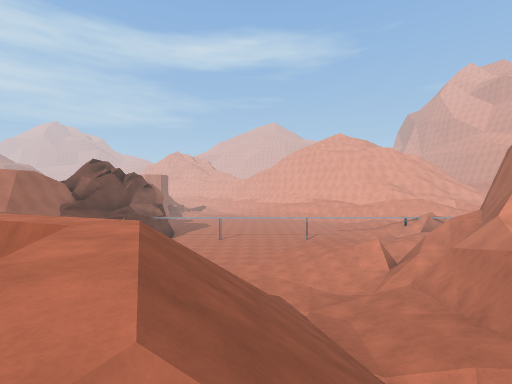
view 1 (above)

18 first-person views from a walk through a Unity game level. The camera is 1.5 m above the floor, looks level and sees 85° across. The floor is counted in squares, 2 m on a side. Each view is taken from the middle of a square. On the plan, view 1 faces up. The plan holds only what a view shows up to about 10 squares ahead; the rest is blank. The place goes on beyond the plan. The player is left out.

view 2
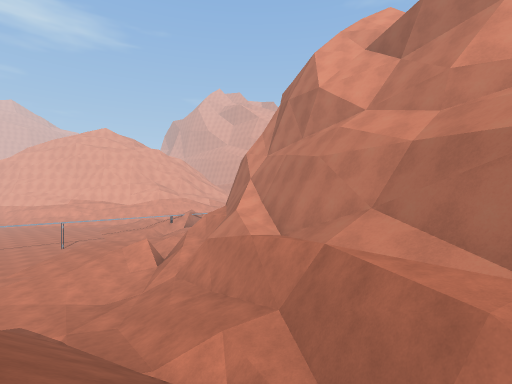

view 3
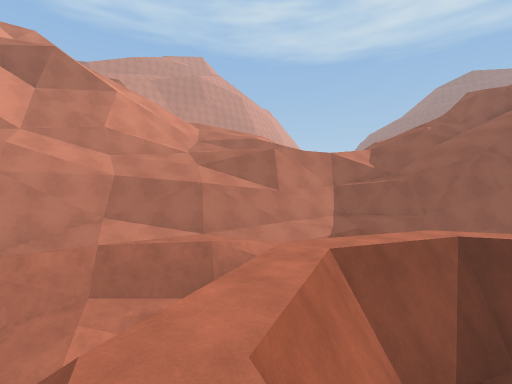

view 4
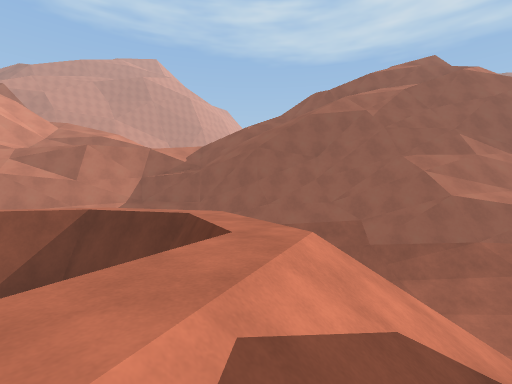

view 5
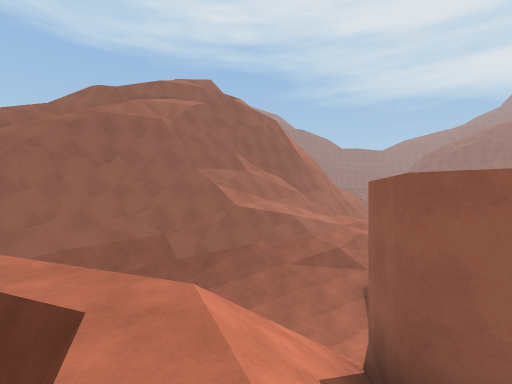

view 6
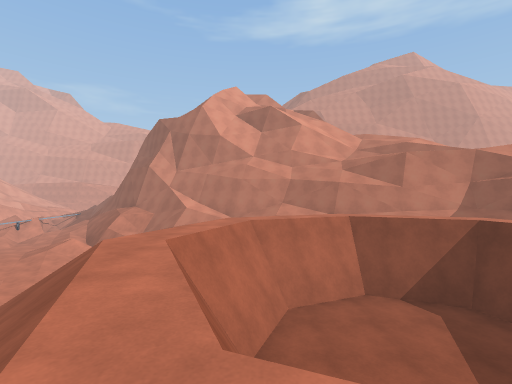

view 7
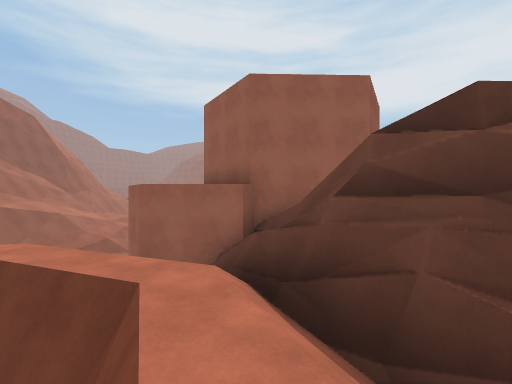

view 8
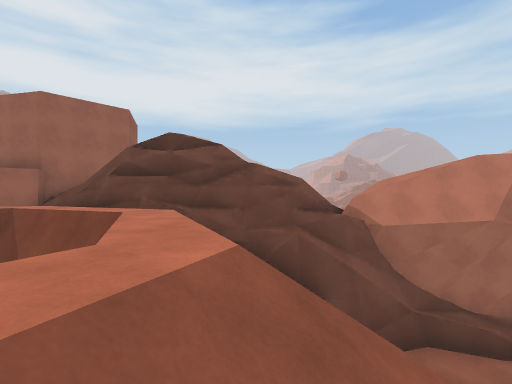

view 9
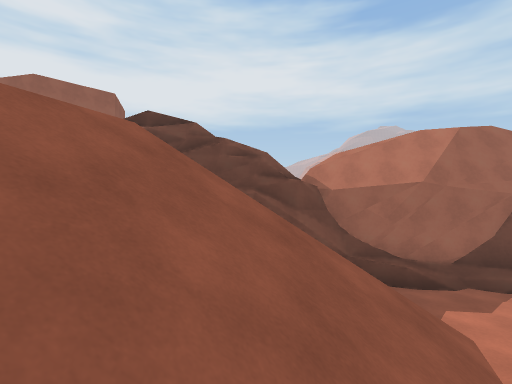

view 10
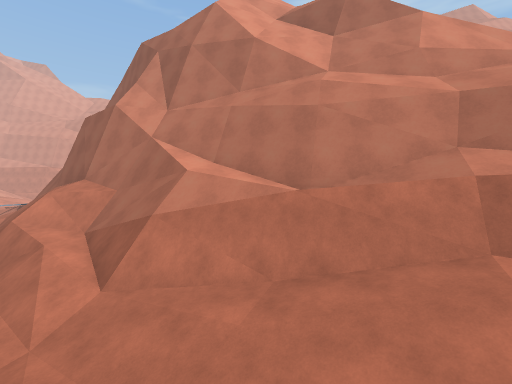

view 11
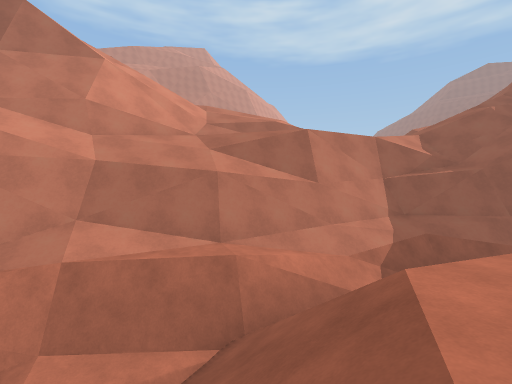

view 12
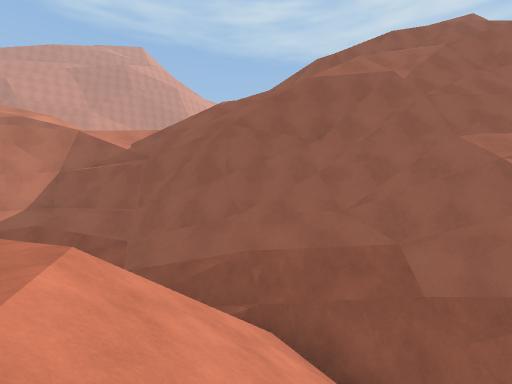

view 13
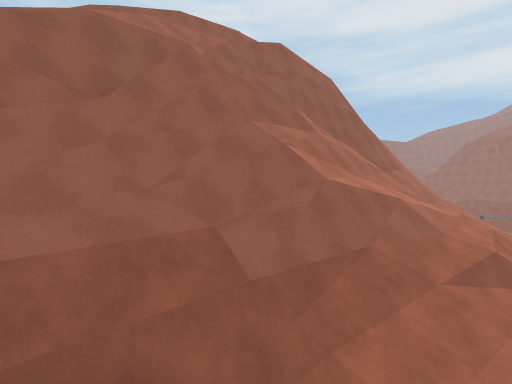

view 14
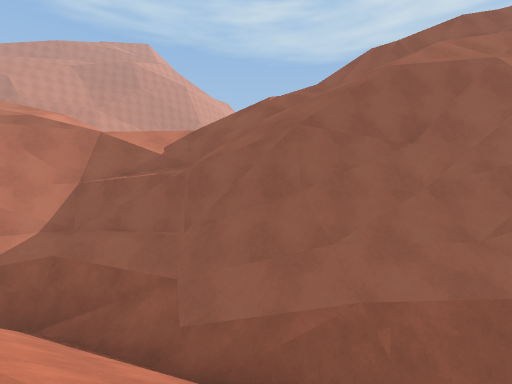

view 15
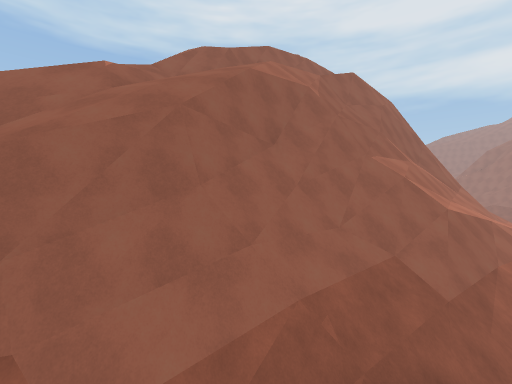

view 16
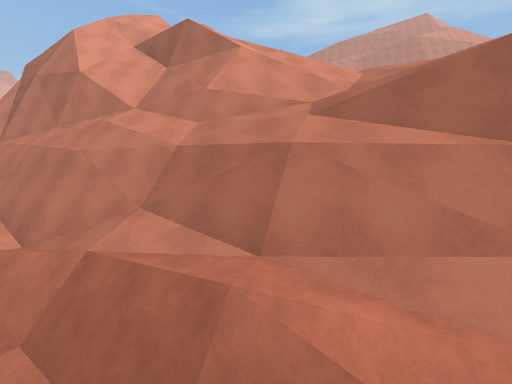

view 17
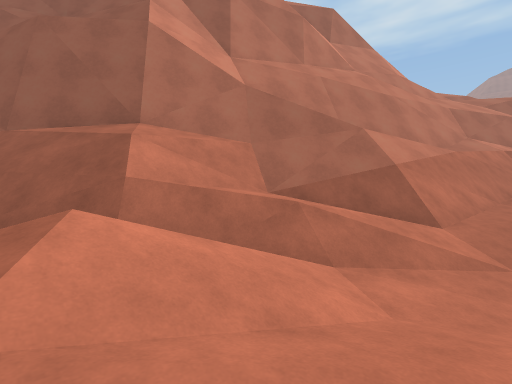

view 18
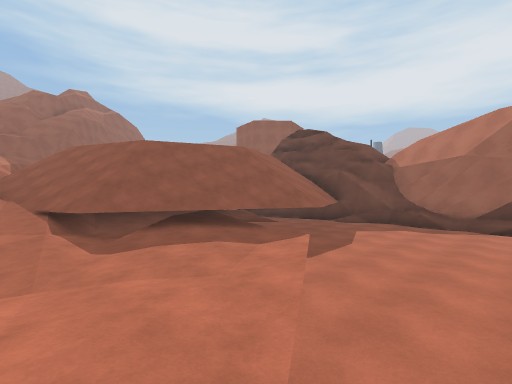

### Floor plan
Key: @ floor where view 1 was taken; # wall or solid block; . main floor; : floor 0.75 m higher than the main floor; - floor 0.75 m lower than the main floor; + floor 4 m higher than the main floor; * floor 4.75 m higher than the main floor; % floor 8.75 m higher than the main floor; / step, stairs or slope; = window, fence, low wall or low ledge; ^ raised ledge; v drop or lower ground.
Columns run from 10 left of view 1 to 12 right of it. Each row starts with its distance up from view 1.
 12  #vvvvvvvvv..::/ ==/#
 11  #vvvvvvvvvv.:/=####^ v
 10 ##vvvvvvvv..../==##^ vv
  9 ##vvvvvv......//==# v
  8 ##vvvvvv....-///##=vv
  7 ##vv/////..../==###vv
  6 ##  ////////./=+###=v
  5 ##  //////////#=#=#==
  4 ## /*v/*//////#####=/
  3 ##//vvvv/////=##=##v/
  2 ##*v vvvv*///==#=#v/
  1 #//v vvvv///==#/##v =
  0 #/*v vvvv*@/=##//#///
 -1 #//v  vvv/ =v#//////
 -2 #//*vvvv*/ //=/%///
 -3 #////**////=#v%%///
 -4 #/  // ///==#/ =//
 -5 .   // ////#v  //
 -6 ../ /=/###/=/
 -7 ///////##////
 -8 /////##v/////
 -9 //#####v////
-10 //==##v/ //
-11 //##^v//#==
-12 /=#^vv/##/
-13 //#vv #=
-14 ##vv ##
-15     =#
-16     =

Where each view was taken, in squares from view 1:
view 1: 0 up, 0 right, facing up
view 2: 0 up, 0 right, facing up-right
view 3: 4 up, 3 left, facing down-right
view 4: 0 up, 9 left, facing down-right
view 5: 0 up, 8 left, facing down
view 6: 3 up, 8 left, facing right
view 7: 3 up, 7 left, facing down-left
view 8: 5 up, 3 left, facing left
view 9: 6 up, 2 left, facing left
view 10: 5 up, 0 right, facing right
view 11: 3 up, 1 left, facing down-right
view 12: 3 down, 7 left, facing down-right
view 13: 4 down, 6 left, facing down
view 14: 3 down, 5 left, facing down-right
view 15: 3 down, 3 left, facing down
view 16: 0 up, 0 right, facing right
view 17: 12 up, 3 right, facing down-right
view 18: 12 up, 2 right, facing down-left
